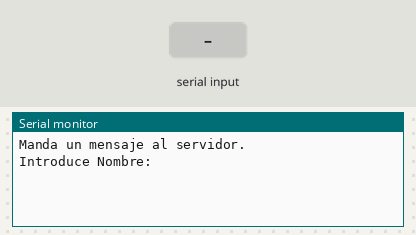
Bench run of a sketch on a simulated Arduino Uno, built with avr-gcc and run on an emulated ATmega328P. Shown: the last lines printed to the serial monitor. Inputs (shaded band) come from the test bench. WiFi joins after 1.5 s; servers stay silent unless stated; uploads are accepted with an empty reply.

Above: at 1.8 s.
1.9 s: "GRABADOS" received over Serial
At 2.3 s:
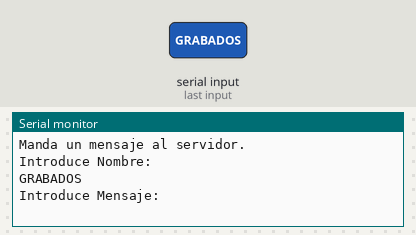
3.4 s: "1" received over Serial
At 4.8 s:
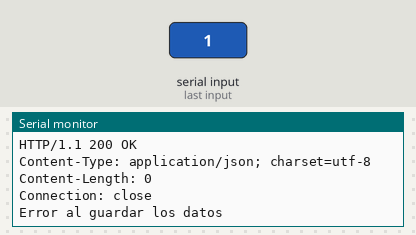

Measured:
- after the input at 1.9 s, the serial monitor: prints a new line at once (image 1)
- after the input at 3.4 s, the serial monitor: prints a new line at once (image 2)

The sketch:

Proyecto_10-Grabar_Mensajes.ino
```cpp
#include <Ethernet.h>
#include <SPI.h>

byte mac[] = {
  0xDE, 0xAD, 0xBE, 0xEF, 0xFE, 0xED
};
byte ip[] = {
  192, 168, 1, 179
};
byte DNS[] = {
  8, 8, 8, 8
};
byte gateway[] = {
  192, 168, 1, 1
};
byte subnet[] = {
  255, 255, 255, 0
};
byte raspberry[] = {
  192, 168, 1, 22
};
char url[] = "www.aprendiendoarduino.com";
byte aprendiendoarduino[] = { 217, 76, 132, 240};

EthernetClient client;
String webString = "";
String nombre = "";
String mensaje = "";

void setup()
{
  Ethernet.begin(mac, ip, DNS, gateway, subnet);
  Serial.begin(9600);
  delay(1000);
  Serial.println("Manda un mensaje al servidor.");
  Serial.println("Introduce Nombre:");
  while (Serial.available() == 0) {
  }
  do {
    char caracter_leido = Serial.read();
    nombre += caracter_leido;
    delay(5);
  }  while (Serial.available() > 0);
  Serial.println(nombre);

  Serial.println("Introduce Mensaje:");
  while (Serial.available() == 0) {
  }
  do {
    char caracter_leido = Serial.read();
    mensaje += caracter_leido;
    delay(5);
  }  while (Serial.available() > 0);
  Serial.println(mensaje);

  grabaDatos();
  delay(200);
}

void loop()
{

  if (client.available()) {
    Serial.println("Respuesta del Servidor---->");
    while (client.available()) {
      char c = client.read();
      webString += c;
    }
    Serial.println(webString);
    if (webString.indexOf("GRABADOS") >= 0) Serial.println("Datos guardados correctamente");
    else Serial.println("Error al guardar los datos");

    client.stop();

  }
}

void grabaDatos() {
  Serial.println("enviando mensaje... ");

  Serial.println("connecting to server...");
  if (client.connect(raspberry, 80)) {
    Serial.println("connected");
    client.print("GET /servicios/grabaMensajes.php?nombre=");
    client.print(nombre);
    client.print("&mensaje=");
    client.print(mensaje);
    client.println(" HTTP/1.1");
    client.println("Host: www.aprendiendoarduino.com");
    client.println("Connection: close");
    client.println();
  }
  else {
    Serial.println("connection failed");
  }
}
```
